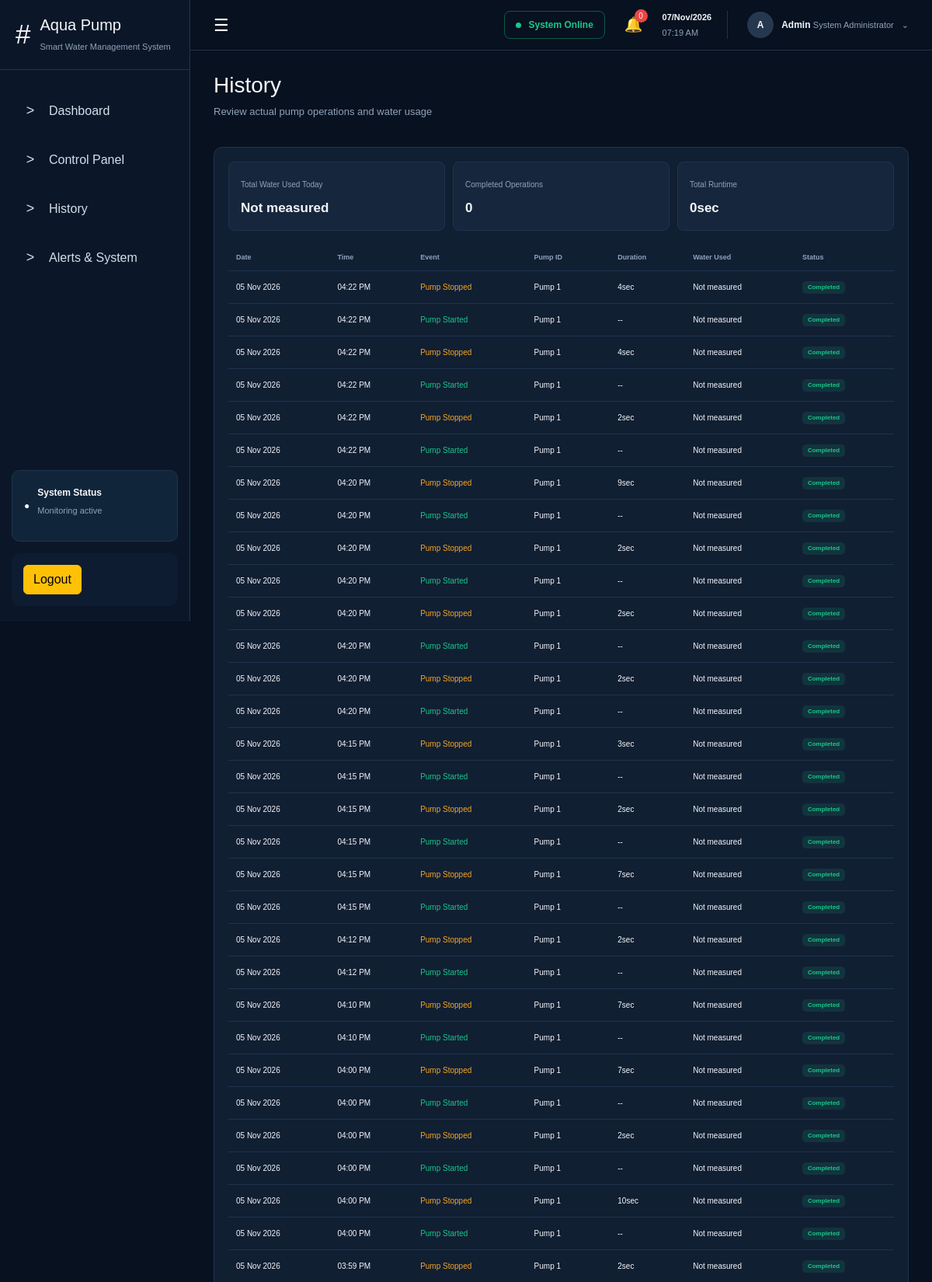
/frontend/history.php (signed in, upper part), run on the app's committed database.
### tables this page shows
CREATE TABLE `history` (
  `history_id` int(11) NOT NULL,
  `user_id` int(11) NOT NULL,
  `pump_id` varchar(100) NOT NULL,
  `event` varchar(100) NOT NULL,
  `duration` int(11) DEFAULT NULL,
  `water_used` decimal(10,2) DEFAULT NULL,
  `status` varchar(50) NOT NULL DEFAULT 'Completed',
  `created_at` timestamp NOT NULL DEFAULT current_timestamp()
);

### frontend/history.php (the view, shortened to what this page needs)
<?php
require_once "../backend/config/config.php";
$user_id = (int) $_SESSION["user_id"];
$sql = "SELECT history_id, pump_id, event, duration, water_used, status, created_at
        FROM history
        WHERE user_id = ?
        ORDER BY created_at DESC";
$stmt = mysqli_prepare($connect, $sql);
mysqli_stmt_bind_param($stmt, "i", $user_id);
mysqli_stmt_execute($stmt);
$result = mysqli_stmt_get_result($stmt);
$sql_today = "SELECT COALESCE(SUM(water_used), 0) AS total_water
              FROM history
              WHERE user_id = ?
              AND DATE(created_at) = CURDATE()";
$stmt_dayWater = mysqli_prepare($connect, $sql_today);
mysqli_stmt_bind_param($stmt_dayWater, "i", $user_id);
mysqli_stmt_execute($stmt_dayWater);
$result_today = mysqli_stmt_get_result($stmt_dayWater);
$total_assoc_dayData = mysqli_fetch_assoc($result_today);
$total_water = $total_assoc_dayData["total_water"];
$sql_opns = "SELECT COUNT(*) AS total_opns
             FROM history
             WHERE user_id = ?
             AND DATE(created_at) = CURDATE()
             AND event = 'Pump Stopped'";
$stmt_opns = mysqli_prepare($connect, $sql_opns);
mysqli_stmt_bind_param($stmt_opns, "i", $user_id);
mysqli_stmt_execute($stmt_opns);
$result_opns = mysqli_stmt_get_result($stmt_opns);
$total_assoc_opns = mysqli_fetch_assoc($result_opns);
$total_opns = $total_assoc_opns["total_opns"];
$sql_runtime = "SELECT COALESCE(SUM(duration), 0) AS total_runtime
                FROM history
                WHERE user_id = ?
                AND DATE(created_at) = CURDATE()
                AND event = 'Pump Stopped'";
$stmt_runtime = mysqli_prepare($connect, $sql_runtime);
mysqli_stmt_bind_param($stmt_runtime, "i", $user_id);
mysqli_stmt_execute($stmt_runtime);
$result_runtime = mysqli_stmt_get_result($stmt_runtime);
$total_assoc_runtime = mysqli_fetch_assoc($result_runtime);
$total_runtime = (int) $total_assoc_runtime["total_runtime"];
function formatRuntime($seconds)
{
    $seconds = max(0, (int) $seconds);
    $hours = floor($seconds / 3600);
    $minutes = floor(($seconds % 3600) / 60);
    $remainingSeconds = $seconds % 60;
    return $remainingSeconds . "sec";
}
?>
<!DOCTYPE html>
<html lang="en">
<head>
    <link rel="stylesheet" href="https://cdn.jsdelivr.net/npm/bootstrap@5.3.8/dist/css/bootstrap.min.css">
    <link rel="stylesheet" href="css/style.css">
</head>
<body>
    <aside class="sidebar">
        <div class="brand">
            <div class="brand-icon">#</div>
            <div>
                <h2>Aqua Pump</h2>
                <span>Smart Water Management System</span>
            </div>
        </div>
        <nav class="navigation">
            <a href="index.php" class="nav-link">
                <span>&gt;</span> Dashboard
            </a>
            <a href="control.php" class="nav-link">
                <span>&gt;</span> Control Panel
            </a>
            <a href="history.php" class="nav-link active">
                <span>&gt;</span> History
            </a>
            <a href="alerts.php" class="nav-link">
                <span>&gt;</span> Alerts &amp; System
            </a>
        </nav>
        <div class="sidebar-status">
            <div class="status-icon">●</div>
            <div>
                <strong>System Status</strong>
                <p>Monitoring active</p>
            </div>
        </div>
        <div class="last-update">
            <a href="logout.php" class="btn btn-warning">Logout</a>
        </div>
    </aside>
    <main class="main-content">
        <header class="topbar">
            <button class="menu-button" id="menuButton" type="button">☰</button>
            <div class="topbar-right">
                <div class="system-online">
                    <span class="online-dot"></span> System Online
                </div>
                <div class="notification">🔔 <span class="notification-count">0</span></div>
                <div class="date-time">
                    <strong id="currentDate"><?php echo date("d/M/Y"); ?></strong>
                    <span id="currentTime"><?php echo date("h:i A"); ?></span>
                </div>
                <div class="user-profile">
                    <div class="avatar">A</div>
                    <div>
                        <strong>Admin</strong>
                        <span>System Administrator</span>
                    </div>
                    <span>⌄</span>
                </div>
            </div>
        </header>
        <section class="page-header">
            <div>
                <h1>History</h1>
                <p>Review actual pump operations and water usage</p>
            </div>
        </section>
        <section class="panel history-panel">
            <div class="history-summary">
                <div class="history-summary-item">
                    <span>Total Water Used Today</span>
                    <strong>
                        <?php
                        if ($total_water > 0) {
                            echo htmlspecialchars($total_water) . " L";
                        } else {
                            echo "Not measured";
                        }
                        ?>
                    </strong>
                </div>
                <div class="history-summary-item">
                    <span>Completed Operations</span>
                    <strong>
                        <?php echo htmlspecialchars($total_opns); ?>
                    </strong>
                </div>
                <div class="history-summary-item">
                    <span>Total Runtime</span>
                    <strong>
                        <?php echo htmlspecialchars(formatRuntime($total_runtime)); ?>
                    </strong>
                </div>
            </div>
            <div class="table-wrapper">
                <table>
                    <thead>
                        <tr>
                            <th>Date</th>
                            <th>Time</th>
                            <th>Event</th>
                            <th>Pump ID</th>
                            <th>Duration</th>
                            <th>Water Used</th>
                            <th>Status</th>
                        </tr>
                    </thead>
                    <tbody>
                        <?php if (mysqli_num_rows($result) > 0): ?>
                            <?php while ($row = mysqli_fetch_assoc($result)): ?>
                                <?php
                                $timestamp = strtotime($row["created_at"]);
                                $date = date("d M Y", $timestamp);
                                $time = date("h:i A", $timestamp);
                                ?>
                                <tr>
                                    <td>
                                        <?php echo htmlspecialchars($date); ?>
                                    </td>
                                    <td>
                                        <?php echo htmlspecialchars($time); ?>
                                    </td>
                                    <td class="<?php
                                    echo $row["event"] === "Pump Started"
                                        ? "event-start"
                                        : ($row["event"] === "Pump Stopped"
                                            ? "event-stop"
                                            : "");
                                    ?>">
                                        <?php echo htmlspecialchars($row["event"]); ?>
                                    </td>
                                    <td>
                                        <?php echo htmlspecialchars($row["pump_id"]); ?>
                                    </td>
                                    <td>
                                        <?php
                                        if ($row["duration"] !== null) {
                                            echo htmlspecialchars(formatRuntime($row["duration"]));
                                        } else {
                                            echo "--";
                                        }
                                        ?>
                                    </td>
                                    <td>
                                        <?php
                                        if ($row["water_used"] !== null) {
                                            echo htmlspecialchars($row["water_used"]) . " L";
                                        } else {
                                            echo "Not measured";
                                        }
                                        ?>
                                    </td>
                                    <td>
                                        <span class="badge success">
                                            <?php echo htmlspecialchars($row["status"]); ?>
                                        </span>
                                    </td>
                                </tr>
                            <?php endwhile; ?>
                        <?php endif; ?>
                    </tbody>
                </table>
            </div>
        </section>
    </main>
</body>
</html>

### frontend/css/style.css (style rules this page uses)
* { box-sizing: border-box; margin: 0; padding: 0; }
:root { --background: #07111f; --sidebar: #0b1729; --panel: #111f33; --panel-light: #16263d; --border: #20334d; --text: #f5f7fa; --muted: #8fa3ba; --blue: #2583ff; --green: #18c889; --orange: #f5a623; --purple: #a855f7; --red: #ef4444; }
body { font-family: arial; background: var(--background); color: var(--text); min-height: 100vh; }
.sidebar { position: fixed; left: 0; top: 0; width: 245px; height: 100vh; background: var(--sidebar); border-right: 1px solid var(--border); display: flex; flex-direction: column; z-index: 100; }
.brand { height: 90px; padding: 20px; display: flex; align-items: center; gap: 12px; border-bottom: 1px solid var(--border); }
.brand-icon { font-size: 35px; }
.brand h2 { font-size: 20px; }
.brand span { display: block; margin-top: 3px; font-size: 11px; color: var(--muted); }
.navigation { padding: 25px 15px; }
.nav-link { display: flex; align-items: center; gap: 14px; padding: 14px; margin-bottom: 8px; color: #d5deea; text-decoration: none; border-radius: 8px; transition: 0.2s; }
.nav-link span { width: 20px; text-align: center; font-size: 18px; }
.sidebar-status { margin: auto 15px 15px; padding: 15px; background: #10243a; border: 1px solid var(--border); border-radius: 10px; display: flex; gap: 10px; align-items: center; }
.status-icon { color: var(-green); font-size: 12px; }
.sidebar-status strong { font-size: 12px; }
.sidebar-status p { margin-top: 4px; font-size: 11px; color: var(--muted); }
.last-update { margin: 0 15px 20px; padding: 15px; border-radius: 10px; background: #0d1c30; }
.main-content { margin-left: 245px; min-height: 100vh; padding-bottom: 40px; }
.topbar { height: 65px; padding: 30px; border-radius: 1px solid var(--border); border-bottom: 1px solid var(--border); display: flex; align-items: center; justify-content: space-between; }
.menu-button { background: transparent; border: none; color: white; font-size: 22px; cursor: pointer; }
.topbar-right { display: flex; align-items: center; gap: 25px; }
.system-online { padding: 8px 14px; border: 1px solid rgba(24, 200, 137, 0.4); color: var(--green); border-radius: 8px; font-size: 12px; font-weight: bold; }
.online-dot { display: inline-block; width: 7px; height: 7px; background: var(--green); border-radius: 50%; margin-right: 6px; }
.notification { position: relative; font-size: 19px; cursor: pointer; }
.notification-count { position: absolute; top: -6px; right: -6px; width: 17px; height: 17px; background: var(--red); border-radius: 50%; font-size: 10px; display: flex; justify-content: center; align-items: center; }
.date-time { display: flex; flex-direction: column; font-size: 11px; padding-right: 20px; border-right: 1px solid var(--border); }
.date-time span { color: var(--muted); margin-top: 3px; }
.user-profile { display: flex; align-items: center; gap: 10px; font-size: 12px; }
.user-profile span { color: var(--muted); font-size: 11px; }
.avatar { width: 34px; height: 34px; border-radius: 50%; background: #26384f; display: flex; align-items: center; justify-content: center; font-weight: bold; }
.page-header { padding: 28px 30px 20px; }
.page-header h1 { font-size: 28px; margin-bottom: 7px; }
.page-header p { color: var(--muted); font-size: 13px; }
.panel { background: var(--panel); border: 1px solid var(--border); border-radius: 11px; padding: 18px; min-width: 0; }
.table-wrapper { overflow-x: auto; }
table { width: 100%; border-collapse: collapse; }
th { color: var(--muted); font-size: 9px; text-align: left; padding: 10px; border-bottom: 1px solid var(--border); white-space: nowrap; }
td { padding: 12px 10px; border-bottom: 1px solid var(--border); font-size: 10px; white-space: nowrap; }
.event-start { color: var(--green); }
.event-stop { color: var(--orange); }
.badge { padding: 4px 7px; border-radius: 5px; font-size: 8px; }
.badge.success { color: var(--green); background: rgba(24, 200, 137, 0.12); }
.history-panel { margin: 0 30px 30px; }
.history-summary { display: grid; grid-template-columns: repeat(3, 1fr); gap: 10px; margin-bottom: 18px; }
.history-summary-item { background: var(--panel-light); border: 1px solid var(--border); border-radius: 8px; padding: 15px; }
.history-summary-item span { color: var(--muted); font-size: 10px; }
.history-summary-item strong { display: block; margin-top: 7px; font-size: 17px; }
.menu-button { cursor: pointer; }

### data on the page
history: created_at "05 Nov 2026", created_at "04:22 PM", event "Pump Stopped", pump "Pump 1", duration "4sec", shows "Not measured", status "Completed"
history: created_at "05 Nov 2026", created_at "04:22 PM", event "Pump Started", pump "Pump 1", shows "Not measured", status "Completed"
history: created_at "05 Nov 2026", created_at "04:22 PM", event "Pump Stopped", pump "Pump 1", duration "4sec", shows "Not measured", status "Completed"
history: created_at "05 Nov 2026", created_at "04:22 PM", event "Pump Started", pump "Pump 1", shows "Not measured", status "Completed"
history: created_at "05 Nov 2026", created_at "04:22 PM", event "Pump Stopped", pump "Pump 1", duration "2sec", shows "Not measured", status "Completed"
history: created_at "05 Nov 2026", created_at "04:22 PM", event "Pump Started", pump "Pump 1", shows "Not measured", status "Completed"
history: created_at "05 Nov 2026", created_at "04:20 PM", event "Pump Stopped", pump "Pump 1", duration "9sec", shows "Not measured", status "Completed"
history: created_at "05 Nov 2026", created_at "04:20 PM", event "Pump Started", pump "Pump 1", shows "Not measured", status "Completed"
history: created_at "05 Nov 2026", created_at "04:20 PM", event "Pump Stopped", pump "Pump 1", duration "2sec", shows "Not measured", status "Completed"
history: created_at "05 Nov 2026", created_at "04:20 PM", event "Pump Started", pump "Pump 1", shows "Not measured", status "Completed"
history: created_at "05 Nov 2026", created_at "04:20 PM", event "Pump Stopped", pump "Pump 1", duration "2sec", shows "Not measured", status "Completed"
history: created_at "05 Nov 2026", created_at "04:20 PM", event "Pump Started", pump "Pump 1", shows "Not measured", status "Completed"
history: created_at "05 Nov 2026", created_at "04:20 PM", event "Pump Stopped", pump "Pump 1", duration "2sec", shows "Not measured", status "Completed"
history: created_at "05 Nov 2026", created_at "04:20 PM", event "Pump Started", pump "Pump 1", shows "Not measured", status "Completed"
history: created_at "05 Nov 2026", created_at "04:15 PM", event "Pump Stopped", pump "Pump 1", duration "3sec", shows "Not measured", status "Completed"
history: created_at "05 Nov 2026", created_at "04:15 PM", event "Pump Started", pump "Pump 1", shows "Not measured", status "Completed"
history: created_at "05 Nov 2026", created_at "04:15 PM", event "Pump Stopped", pump "Pump 1", duration "2sec", shows "Not measured", status "Completed"
history: created_at "05 Nov 2026", created_at "04:15 PM", event "Pump Started", pump "Pump 1", shows "Not measured", status "Completed"
history: created_at "05 Nov 2026", created_at "04:15 PM", event "Pump Stopped", pump "Pump 1", duration "7sec", shows "Not measured", status "Completed"
history: created_at "05 Nov 2026", created_at "04:15 PM", event "Pump Started", pump "Pump 1", shows "Not measured", status "Completed"
history: created_at "05 Nov 2026", created_at "04:12 PM", event "Pump Stopped", pump "Pump 1", duration "2sec", shows "Not measured", status "Completed"
history: created_at "05 Nov 2026", created_at "04:12 PM", event "Pump Started", pump "Pump 1", shows "Not measured", status "Completed"
history: created_at "05 Nov 2026", created_at "04:10 PM", event "Pump Stopped", pump "Pump 1", duration "7sec", shows "Not measured", status "Completed"
history: created_at "05 Nov 2026", created_at "04:10 PM", event "Pump Started", pump "Pump 1", shows "Not measured", status "Completed"
history: created_at "05 Nov 2026", created_at "04:00 PM", event "Pump Stopped", pump "Pump 1", duration "7sec", shows "Not measured", status "Completed"
history: created_at "05 Nov 2026", created_at "04:00 PM", event "Pump Started", pump "Pump 1", shows "Not measured", status "Completed"
history: created_at "05 Nov 2026", created_at "04:00 PM", event "Pump Stopped", pump "Pump 1", duration "2sec", shows "Not measured", status "Completed"
history: created_at "05 Nov 2026", created_at "04:00 PM", event "Pump Started", pump "Pump 1", shows "Not measured", status "Completed"
history: created_at "05 Nov 2026", created_at "04:00 PM", event "Pump Stopped", pump "Pump 1", duration "10sec", shows "Not measured", status "Completed"
history: created_at "05 Nov 2026", created_at "04:00 PM", event "Pump Started", pump "Pump 1", shows "Not measured", status "Completed"
history: created_at "05 Nov 2026", created_at "03:59 PM", event "Pump Stopped", pump "Pump 1", duration "2sec", shows "Not measured", status "Completed"

### other printed values
$total_opns "0"
formatRuntime($total_runtime) "0sec"
